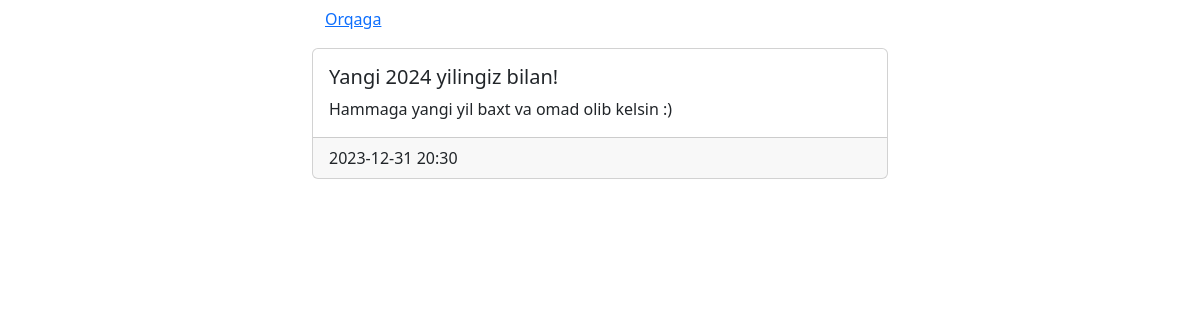
Screenshot of /view/1 with the database file from the repository.
### main.py (models this page shows)
class Blog(db.Model):
    id = db.Column(db.Integer, primary_key=True)
    title = db.Column(db.String(100), nullable=False)
    text = db.Column(db.String(255), nullable=False)
    created_at = db.Column(db.DateTime, default=datetime.utcnow() + timedelta(hours=5))

### main.py (the view)
    @app.route('/view/<int:article_id>')
    def view(article_id):
        article = Blog.query.get(article_id)
        return render_template("view.html",article=article)

### templates/view.html (shortened to what this page needs)
{%extends 'base.html'%}
{%block content%}
<a class="btn btn-link" href="{{ url_for('index') }}">Orqaga</a>
<div class="card" style="width: 100%; margin-bottom: 10px; margin-top: 10px;">
  <div class="card-body">
    <h5 class="card-title">{{article.title}}</h5>
    <p class="card-text">{{article.text}}</p>
  </div>
  <div class="card-footer">{{ article.created_at.strftime('%Y-%m-%d %H:%M') }}</div>
</div>
{%endblock%}

### rows the page displays
Blog: title "Yangi 2024 yilingiz bilan!", text "Hammaga yangi yil baxt va omad olib kelsin :)", created_at "2023-12-31 20:30"
